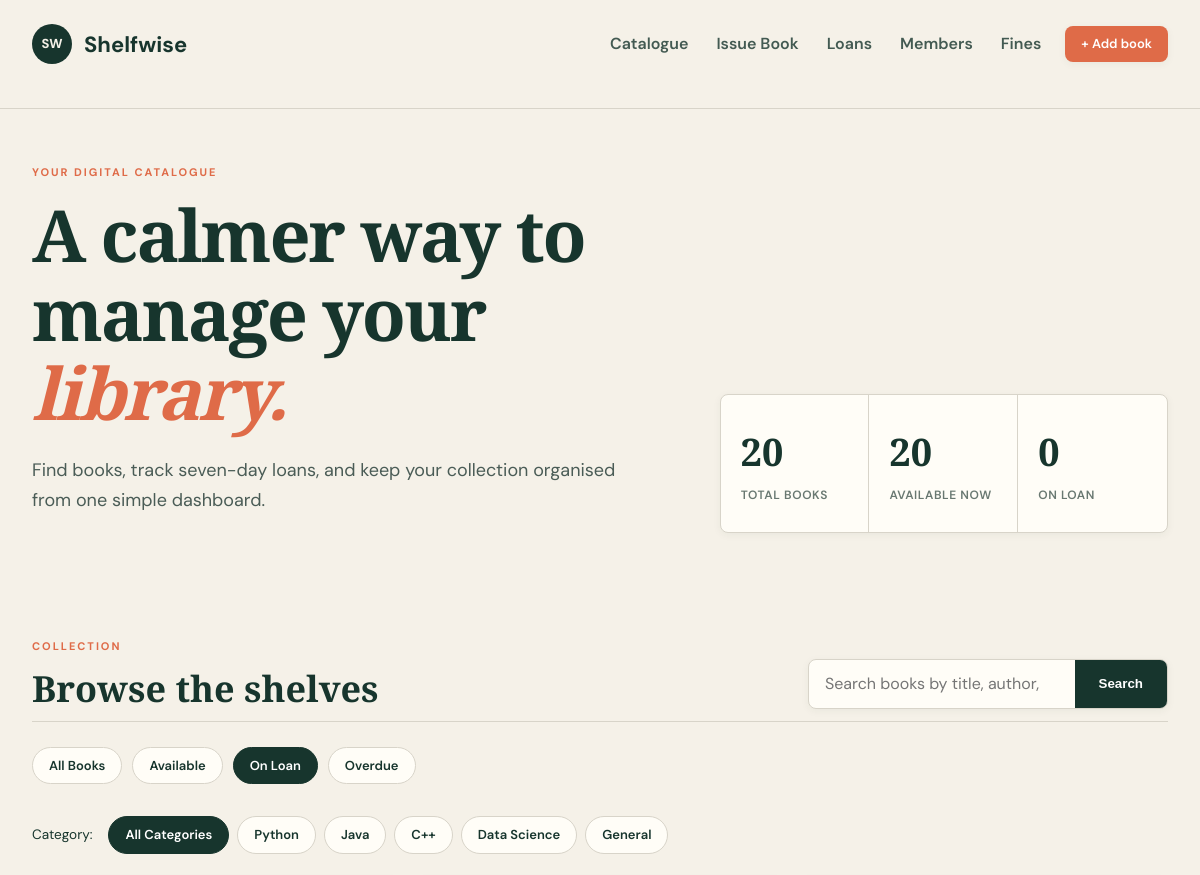
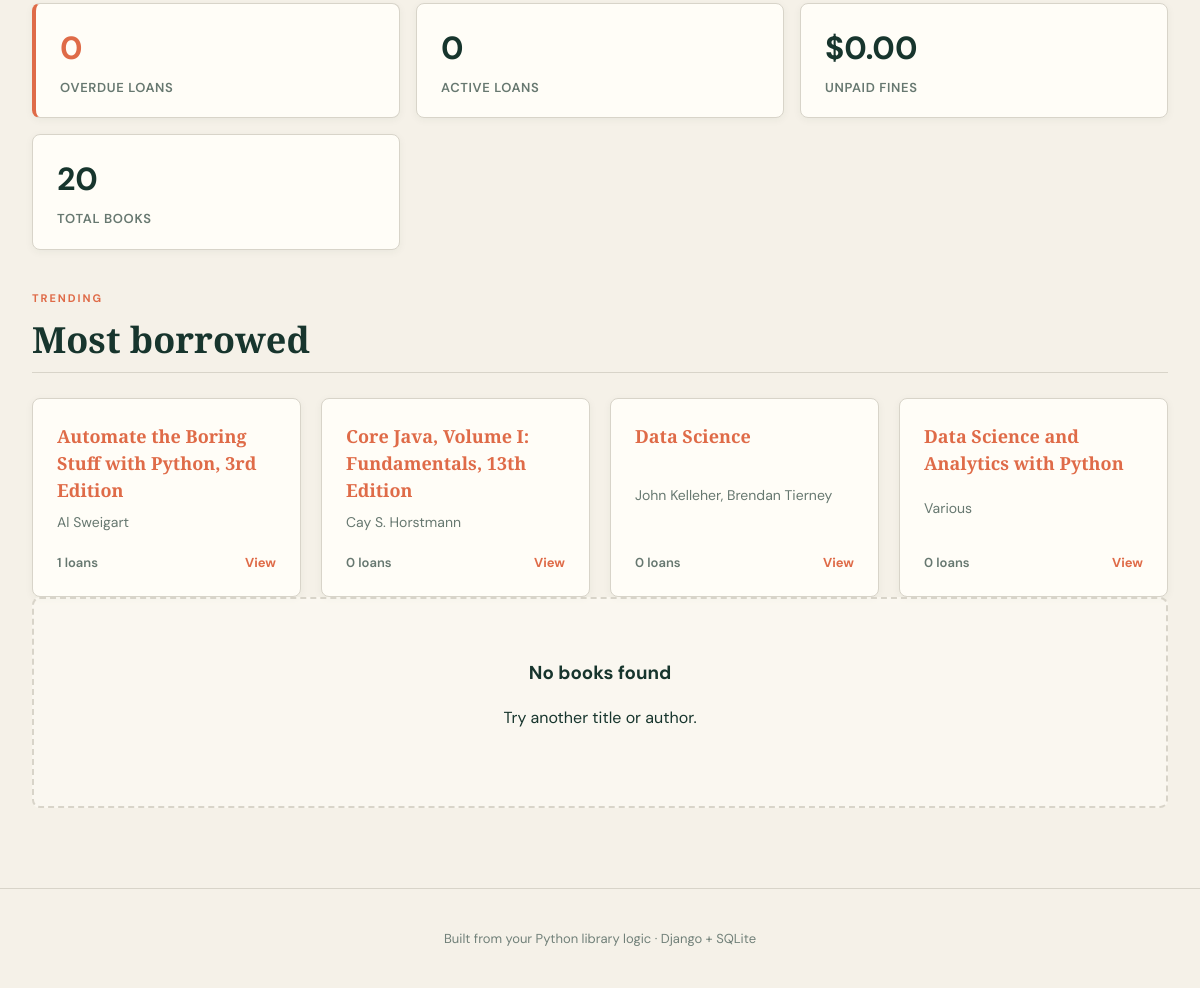
The app's page /?status=loaned, older data (2 pictures, top to bottom).
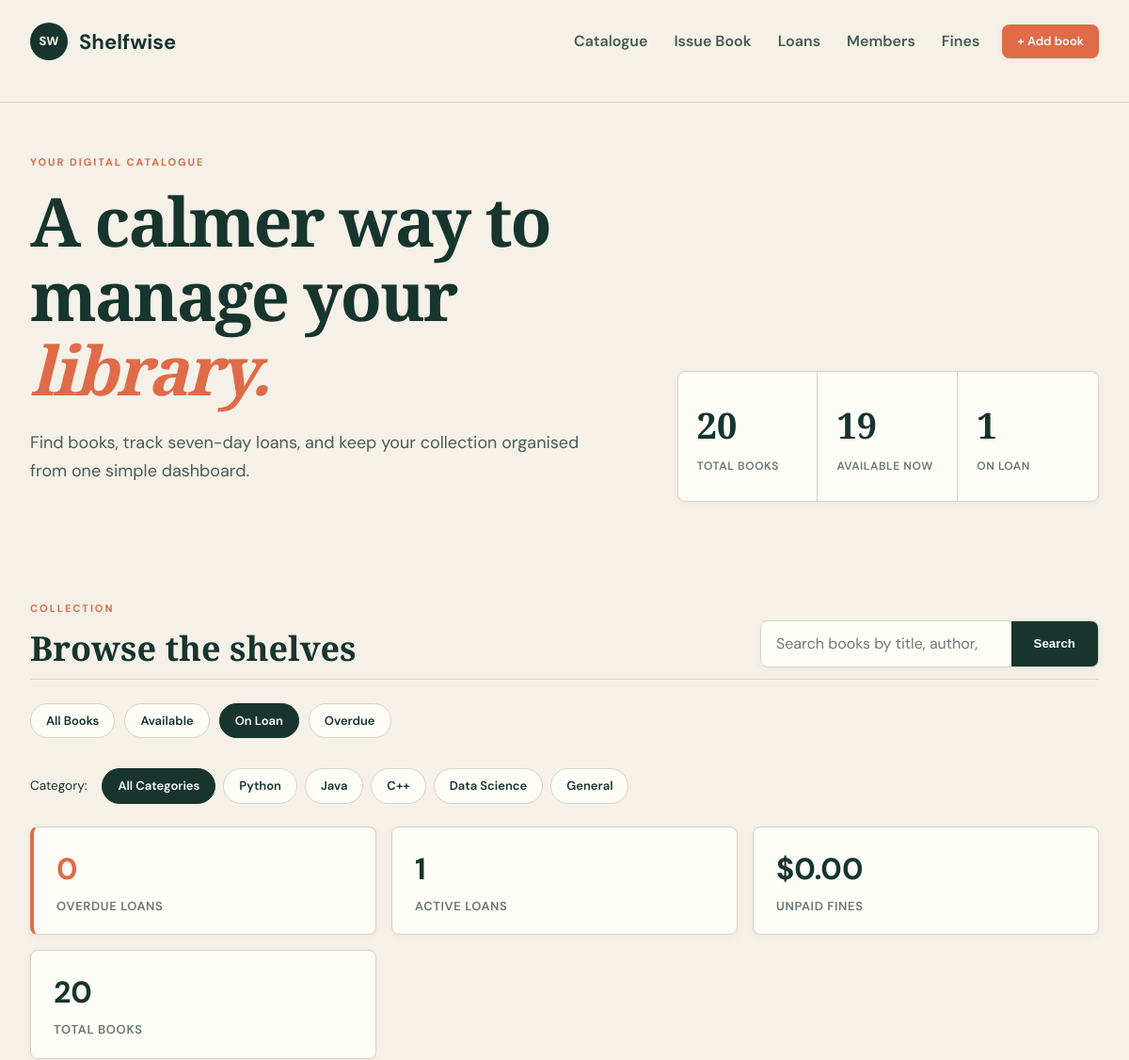
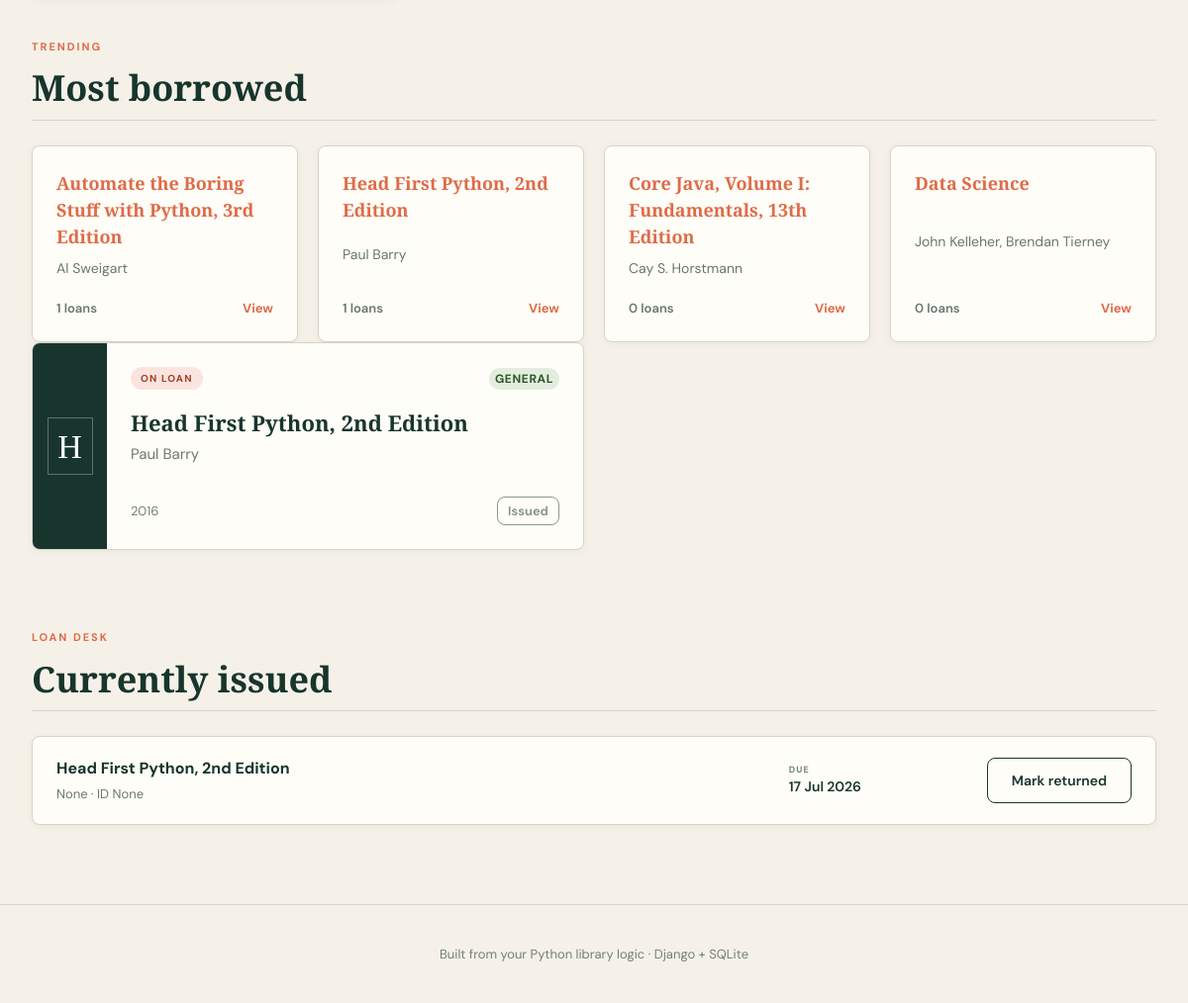
The same page, newer data (2 pictures, top to bottom).
### library/models.py (models this page shows, shortened)
class Book(models.Model):
    CATEGORY_CHOICES = [
        ("Python", "Python"),
        ("Java", "Java"),
        ("C++", "C++"),
        ("Data Science", "Data Science"),
        ("General", "General"),
    ]
    title = models.CharField(max_length=250, unique=True)
    author = models.CharField(max_length=250)
    year = models.PositiveIntegerField(blank=True, null=True)
    category = models.CharField(max_length=100, choices=CATEGORY_CHOICES, default="General")
    class Meta:
        ordering = ["title"]

class Loan(models.Model):
    book = models.ForeignKey(Book, related_name="loans", on_delete=models.PROTECT)
    member = models.ForeignKey(Member, related_name="loans", on_delete=models.PROTECT, null=True, blank=True)
    borrower_name = models.CharField(max_length=120, blank=True, null=True)
    borrower_id = models.CharField(max_length=50, blank=True, null=True)
    issued_at = models.DateTimeField(default=timezone.now)
    due_date = models.DateField()
    returned_at = models.DateTimeField(blank=True, null=True)
    fine_amount = models.DecimalField(max_digits=6, decimal_places=2, default=0.00)
    fine_paid = models.BooleanField(default=False)
    class Meta:
        ordering = ["-issued_at"]
    @property
    def is_overdue(self):
        return self.returned_at is None and self.due_date < timezone.localdate()

### library/views.py (the view, shortened to what this page needs)
# urls.py: path("", views.home, name="home"),
def home(request):
    query = request.GET.get("q", "").strip()
    status_filter = request.GET.get("status", "all").strip().lower()
    category_filter = request.GET.get("category", "all").strip()
    books = Book.objects.prefetch_related("loans").annotate(
        active_loan_count=Count("loans", filter=Q(loans__returned_at__isnull=True)),
        total_loan_count=Count("loans"),
    )
    if category_filter != "all" and category_filter:
        books = books.filter(category=category_filter)
    active_loans = Loan.objects.filter(returned_at__isnull=True).select_related("book")
    unavailable_ids = set(active_loans.values_list("book_id", flat=True))
    overdue_count = active_loans.filter(due_date__lt=timezone.localdate()).count()
    if status_filter == "available":
        books = books.filter(active_loan_count=0)
    elif status_filter == "loaned":
        books = books.filter(active_loan_count__gt=0)
    elif status_filter == "overdue":
        books = books.filter(loans__returned_at__isnull=True, loans__due_date__lt=timezone.localdate()).distinct()
    popular_books = (
        Book.objects.annotate(total_loan_count=Count("loans"))
        .order_by("-total_loan_count", "title")[:4]
    )
    unpaid_fines = Loan.objects.filter(fine_amount__gt=0, fine_paid=False).aggregate(total=Sum("fine_amount"))["total"] or 0.00
    categories = [choice[0] for choice in Book.CATEGORY_CHOICES]
    return render(request, "library/home.html", {
        "books": books,
        "query": query,
        "status_filter": status_filter,
        "category_filter": category_filter,
        "categories": categories,
        "unavailable_ids": unavailable_ids,
        "book_count": Book.objects.count(),
        "available_count": Book.objects.count() - len(unavailable_ids),
        "active_loans": active_loans,
        "overdue_count": overdue_count,
        "popular_books": popular_books,
        "unpaid_fines": unpaid_fines,
    })

### templates/library/home.html (shortened to what the changed rows need)
{% extends "base.html" %}
{% block content %}
<section class="hero">
  <div>
    <h1>A calmer way to<br>manage your <em>library.</em></h1>
  </div>
  <div class="stats">
    <a href="?status=available" class="stat-card"><strong>{{ available_count }}</strong><span>Available now</span></a>
    <a href="?status=loaned" class="stat-card"><strong>{{ active_loans|length }}</strong><span>On loan</span></a>
  </div>
</section>
<section class="catalogue">
  <div class="section-heading">
    <div><p class="eyebrow">COLLECTION</p><h2>Browse the shelves</h2></div>
  </div>
  <div class="filters" style="margin-top: 0.5rem; border-top: 1px solid var(--border); padding-top: 0.5rem; display: flex; gap: 0.5rem; flex-wrap: wrap;">
    <span style="font-size: 0.85rem; color: var(--secondary-text); margin-right: 0.5rem; align-self: center;">Category:</span>
    <a href="?category=all{% if status_filter %}&status={{ status_filter }}{% endif %}{% if query %}&q={{ query }}{% endif %}" class="filter-btn {% if category_filter == 'all' or not category_filter %}active{% endif %}">All Categories</a>
    {% for cat in categories %}
      <a href="?category={{ cat }}{% if status_filter %}&status={{ status_filter }}{% endif %}{% if query %}&q={{ query }}{% endif %}" class="filter-btn {% if category_filter == cat %}active{% endif %}">{{ cat }}</a>
    {% endfor %}
  </div>
  <div class="analytics">
    <a href="?status=loaned" class="analytic-card"><strong>{{ active_loans|length }}</strong><span>Active loans</span></a>
  </div>
  {% if popular_books %}
  <section class="popular-books">
    <div class="section-heading"><div><p class="eyebrow">TRENDING</p><h2>Most borrowed</h2></div></div>
    <div class="popular-grid">
      {% for book in popular_books %}
      <article class="popular-card">
        <h3><a href="{% url 'book_detail' book.pk %}">{{ book.title }}</a></h3>
        <p>{{ book.author }}</p>
        <div><span>{{ book.total_loan_count }} loans</span><a href="{% url 'book_detail' book.pk %}">View</a></div>
      </article>
      {% endfor %}
    </div>
  </section>
  {% endif %}
  <div class="book-grid">
    {% for book in books %}
      <article class="book-card">
        <div class="book-spine"><span>{{ book.title|slice:":1" }}</span></div>
        <div class="book-info">
          <div style="display: flex; justify-content: space-between; align-items: center; margin-bottom: 0.5rem;">
            {% if book.id in unavailable_ids %}
              <span class="status unavailable">On loan</span>
            {% else %}
              <span class="status">Available</span>
            {% endif %}
            <span class="status-pill returned" style="font-size: 0.75rem; margin: 0; padding: 2px 6px;">{{ book.category }}</span>
          </div>
          <h3><a href="{% url 'book_detail' book.pk %}">{{ book.title }}</a></h3>
          <p>{{ book.author }}</p>
          <div class="book-bottom">
            <span>{{ book.year|default:"Year unknown" }}</span>
            {% if book.id not in unavailable_ids %}
              <a class="button button-small" href="{% url 'issue_book' book.pk %}" style="padding: 4px 10px; font-size: 0.8rem;">Issue</a>
            {% else %}
              <a class="button button-small secondary disabled" style="padding: 4px 10px; font-size: 0.8rem; pointer-events: none; opacity: 0.5;">Issued</a>
            {% endif %}
          </div>
        </div>
      </article>
    {% empty %}
      <div class="empty"><h3>No books found</h3><p>Try another title or author.</p></div>
    {% endfor %}
  </div>
</section>
{% if active_loans %}
<section class="loans">
  <div class="section-heading"><div><p class="eyebrow">LOAN DESK</p><h2>Currently issued</h2></div></div>
  <div class="loan-list">
    {% for loan in active_loans %}
      <div class="loan-row">
        <div><strong>{{ loan.book.title }}</strong><span>{{ loan.borrower_name }} · ID {{ loan.borrower_id }}</span></div>
        <div class="due {% if loan.is_overdue %}overdue{% endif %}"><small>{% if loan.is_overdue %}OVERDUE{% else %}DUE{% endif %}</small>{{ loan.due_date|date:"d M Y" }}</div>
        <form method="post" action="{% url 'return_book' loan.pk %}">{% csrf_token %}<button class="button secondary" type="submit">Mark returned</button></form>
      </div>
    {% endfor %}
  </div>
</section>
{% endif %}
{% endblock %}

Row changes from the older to the newer data that the page shows:
no longer on this page (row unchanged): Book: title "Data Science and Analytics with Python", author "Various", total_loan_count "0", shown under "Most borrowed"
now on this page (row unchanged): Book: title "Head First Python, 2nd Edition", author "Paul Barry", total_loan_count "1", title "H", shows "ON LOAN", category "GENERAL", year "2016", shows "Issued"
added Loan: book "Head First Python, 2nd Edition", borrower_name "None", borrower_id "None", shows "DUE", due_date "17 Jul 2026"
Text that changed along with them:
{{ available_count }}: "20" → "19"
{{ active_loans|length }}: "0" → "1"
text no longer shown: "No books found Try another title or author."
text now shown: "LOAN DESK Currently issued"
